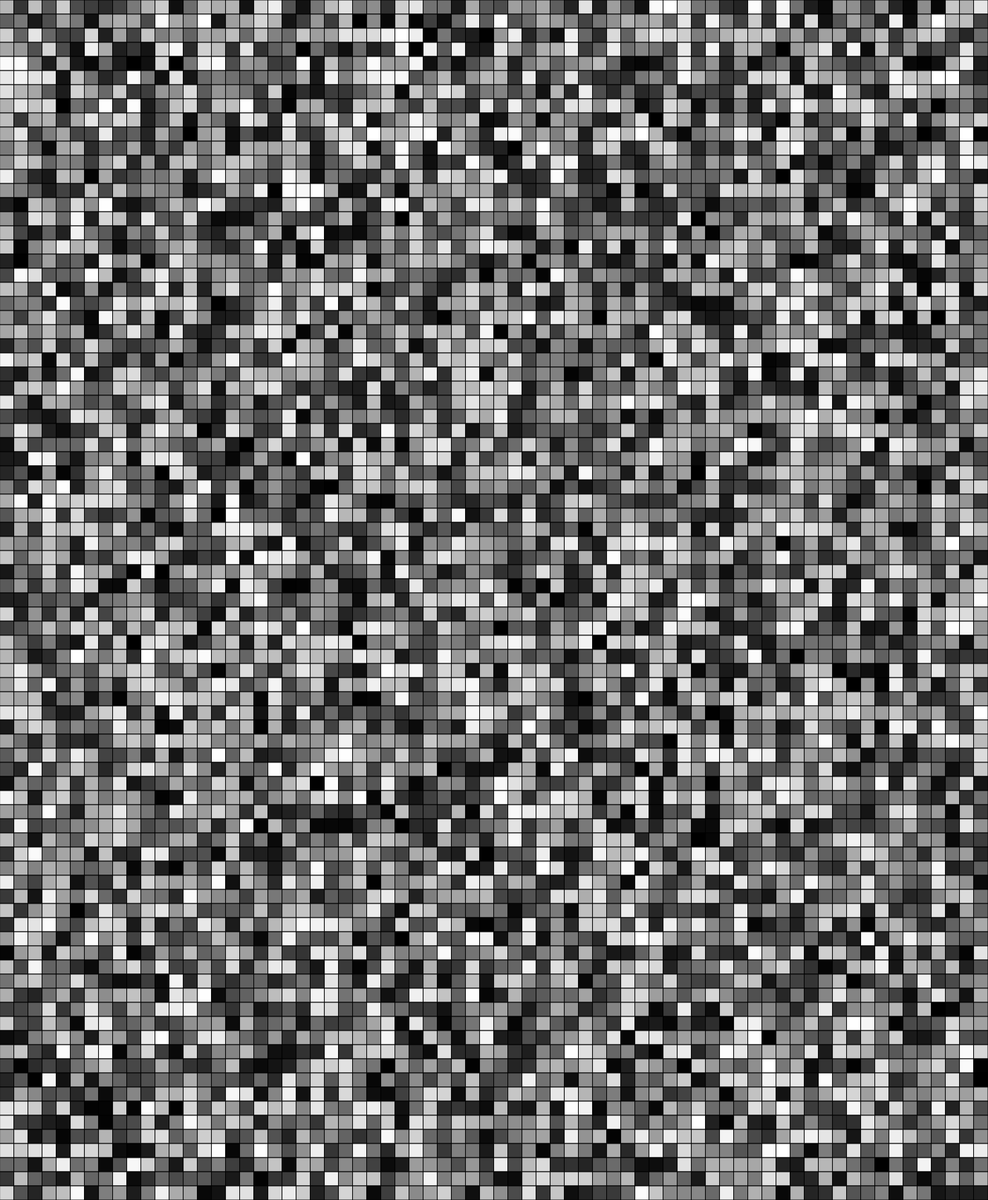
Frame 1 (no input)
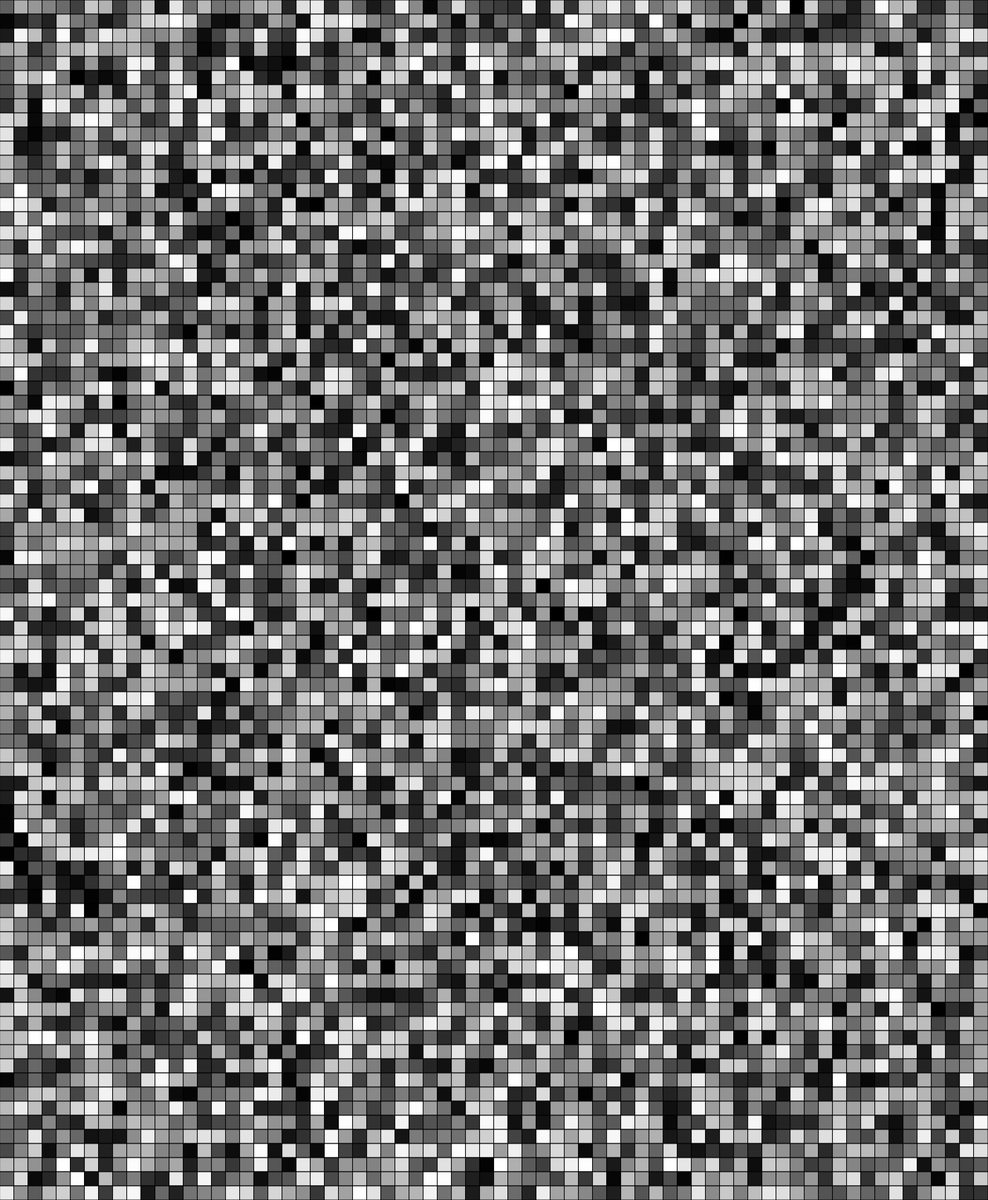
Frame 60 (no input)
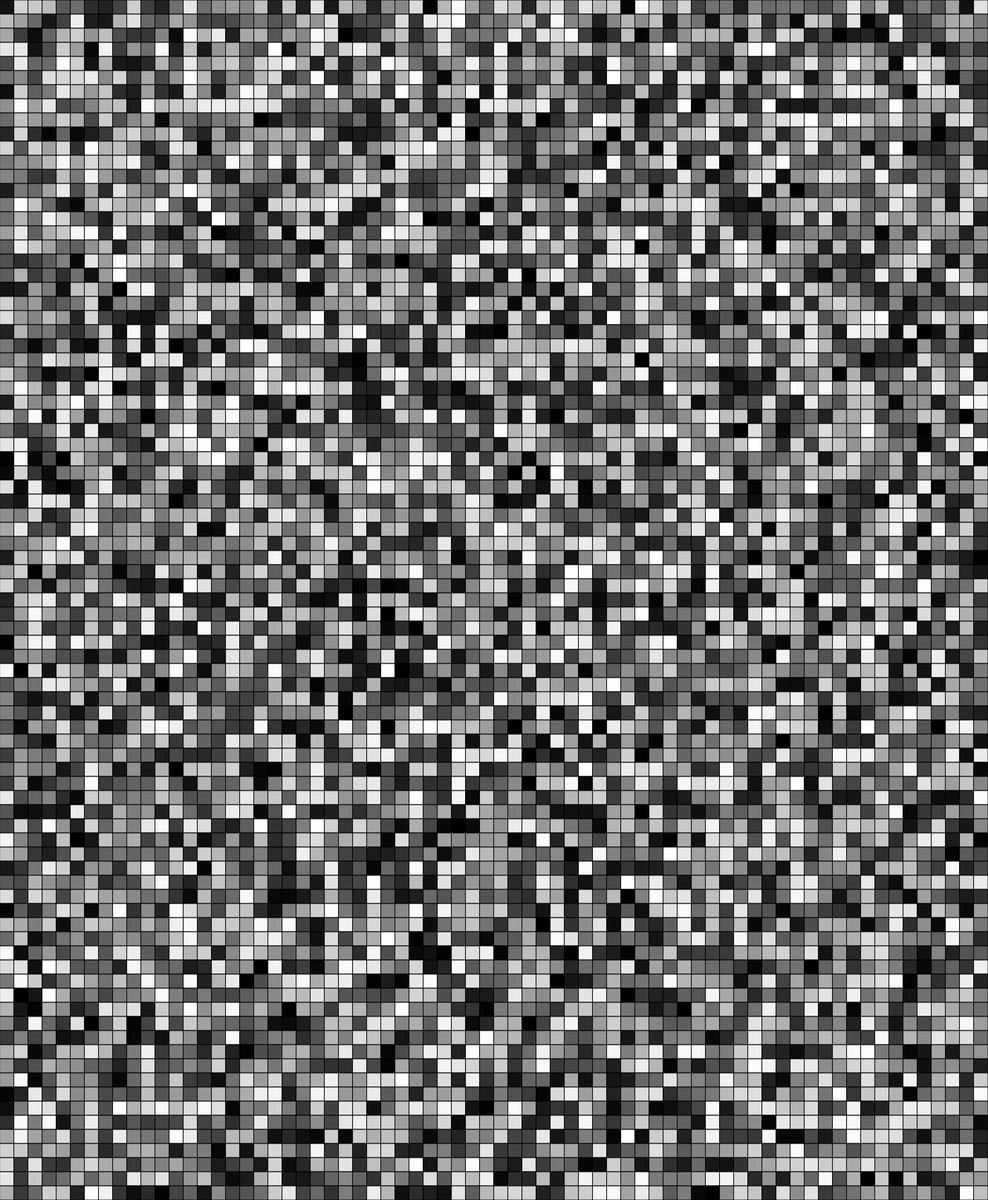
Frame 120 (the mouse pressed at the canvas centre since frame 60)

The p5.js sketch that drew these frames (run headless with seeded random() and noise() and a simulated clock; from frame 60 on, the mouse is pressed at the canvas centre):

// p5.js sketch
// ── sketch.js
var inc = 0.01;
var scl = 20;
var cols, rows;

function setup() {
  createCanvas(1400, 1700);
  cols = floor(width/scl)
  rows = floor(height/scl)
}

function draw() {
  var yoff = 0;
 
  for (var y = 0; y < rows; y++) {
    var xoff = 0;
    for (var x = 0; x < cols; x++) {
      var index = (x + y * width) * 4;
      var r = noise(xoff, yoff) * 255;
      xoff += inc;
	  
	  fill(random(255))
	  
	  rect(x * scl, y * scl, scl, scl)
    }
    yoff += inc;
  }

}
